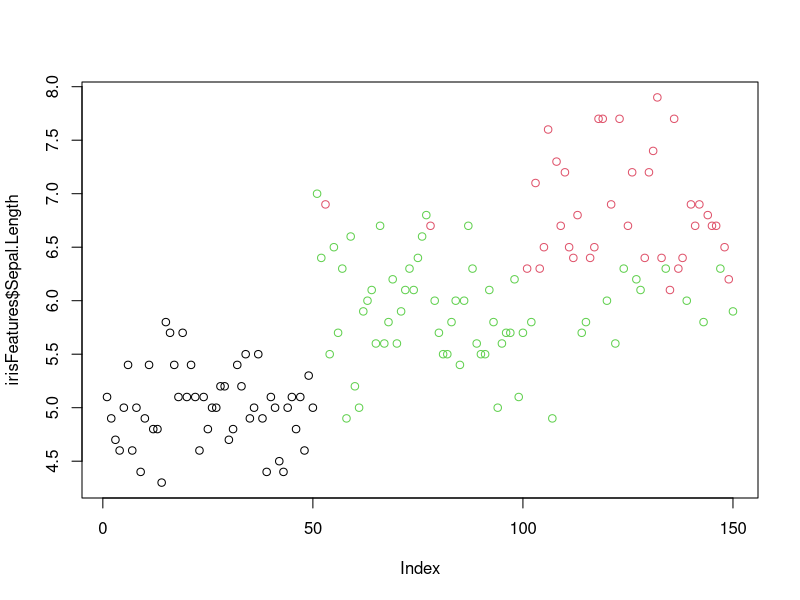
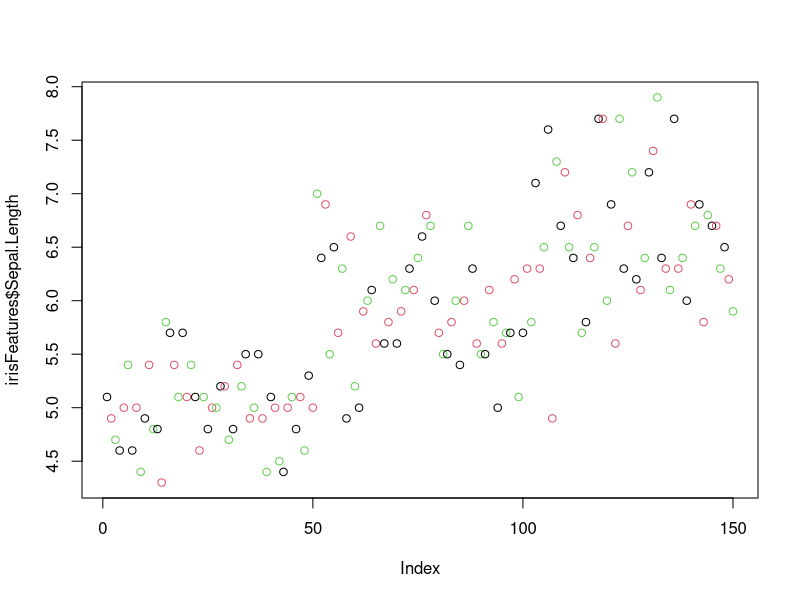

Reproduce these figures in R, in order. (Note: this script raises an error after producing the figures.)
# Clustering - IRIS data set

head(iris)
irisFeatures = iris[-5]
iriskm1 = kmeans(irisFeatures,3)
iriskm1$size # no of rows in in each cluster
iriskm1$cluster # row no to clusters
plot(irisFeatures$Sepal.Length, col=iriskm1$cluster)
plot(irisFeatures$Sepal.Length, col=1:3)

km  # understand the output

#Method2 - Scaling 
irisFeatures2 = irisFeatures
scaleiris = scale(irisFeatures2) # scaling dataset if they are in different range
head(scaleiris) #use this scaleiris for kmeans and plots; this becomes data
irisKM = kmeans(scaleiris, 2)
irisKM$cluster

library(fpc)
library(cluster)
clusplot(scaleiris, irisKM$cluster, color= T, lines=0)
# using PCA technique - finds most Principal Components

#Method3
irisKM2 = kmeans(scaleiris, 3, iter.max= 5)
irisKM2
clusplot(scaleiris, irisKM2$cluster, color=T, lines=0)  
